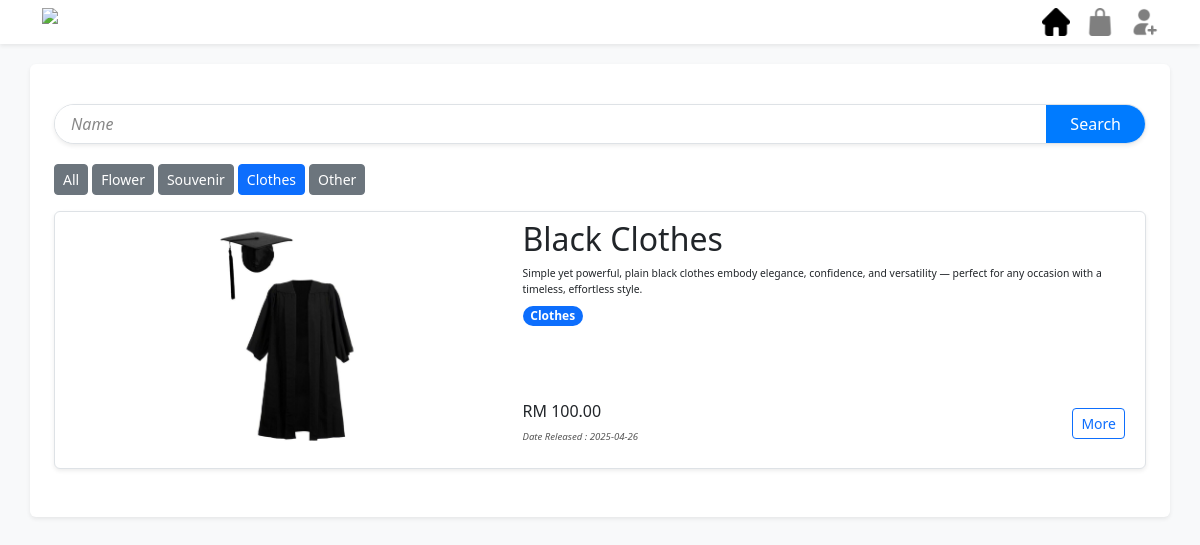
The app's page /Frontend/user/Shop.php?CategoryID=3 with its own data.
### tables this page shows
CREATE TABLE `category` (
  `ID` int(11) NOT NULL,
  `Text` varchar(20) NOT NULL,
  `Description` varchar(50) NOT NULL
);

CREATE TABLE `product` (
  `ID` int(11) NOT NULL,
  `Name` varchar(50) NOT NULL,
  `Desc` text NOT NULL,
  `Quantity` int(11) NOT NULL,
  `Price` double NOT NULL,
  `ImgPath` varchar(200) DEFAULT NULL,
  `Status` bit(1) NOT NULL DEFAULT b'1',
  `DateRelease` date NOT NULL DEFAULT current_timestamp()
);

### Backend/ProductBackend.php (called while the page is built, shortened)
<?php
function getCategory() {
    $con = new mysqli(DB_HOST, DB_USER, DB_PASS, DB_NAME);
    $sql = "SELECT * FROM category";
    $result = $con->query($sql);
    while ($row = $result->fetch_object())
    { $category[] = $row; }
    return $category;
}
function getProductsByCateID($category_ID){
    $con = new mysqli(DB_HOST, DB_USER, DB_PASS, DB_NAME);
    $categoryID = (int)$category_ID;
    $sql = "SELECT ProductID FROM productcategory WHERE CategoryID = ?";
    $stmt = $con->prepare($sql);
    $stmt->bind_param("i", $categoryID);
    $stmt->execute();
    $result = $stmt->get_result();
    $productIDs = [];
    while ($row = $result->fetch_object()) { $productIDs[] = $row->ProductID;}
    $products = [];
    if($productIDs != null){
        $IDs = implode(',',$productIDs);
        $sql = "SELECT * FROM product WHERE ID IN ($IDs) AND Status = 1";
        $result = $con->query($sql);
        while ($row = $result->fetch_object())
        { $products[] = $row; }
    }
    return $products;
}
function getProductCategories($productID){
    $con = new mysqli(DB_HOST, DB_USER, DB_PASS, DB_NAME);
    $sql = "SELECT CategoryID FROM productcategory WHERE ProductID = $productID";
    $result = $con->query($sql);
    $categoriesID = [];
    while ($row = $result->fetch_object())
    { $categoriesID[] = $row->CategoryID; }
    $categories = [];
    if($categoriesID != null){
        $IDs = implode(',',$categoriesID);
        $sql = "SELECT * FROM category WHERE ID IN ($IDs)";
        $result = $con->query($sql);
        while ($row = $result->fetch_object())
        { $categories[] = $row; }
    }
    return $categories;
}

### Frontend/user/Shop.php (the view, shortened to what this page needs)
<?php
    require '../../Backend/ProductBackend.php';
    $products = [];
    if(isset($_GET['CategoryID'])){
        $categoryID = $_GET['CategoryID'];
        if($categoryID != "All"){
           $products = getProductsByCateID($categoryID);
        }
        else{
            $products = getAllProducts();
        }
    }
    else if(isset($_GET['Name'])){
        $products = getProductByName($_GET['Name']);
    }
?>
<!DOCTYPE html>
<html lang="en">
<head>
    <link rel="stylesheet" href="../Style/css/bootstrap/bootstrap.css">
    <link rel="stylesheet" href="../Style/css/style.css">
    <link rel="stylesheet" href="../Style/css/User/shop.css">
</head>
<body class="bg-light">
    <?php include "Header.php"; ?>
    <div class="container-sm bg-white shadow-sm rounded my-4 p-4">
     <form class="searchBar container-sm bg-white shadow-sm mt-3 mb-1 mx-auto rounded-pill border" action="" method="get">
         <input type="text" name="Name" placeholder="Name" value="<?php echo (isset($_GET['Name'])?$_GET['Name']:"")?>">
        <input type="submit" value="Search">
    </form>
    <div class="d-flex container-sm p-sm-0 py-2 ps-1 py-sm-3">
        <?php
            printf("<a class='btn-%s btn btn-sm me-1' href='?CategoryID=All'>All</a>",(isset($_GET['CategoryID']))?((($_GET['CategoryID'])!='All')?"secondary":"primary"):"primary");
            foreach(getCategory() as $category){
                printf(
                    "<a class='btn-%s btn btn-sm me-1' href='?CategoryID=%s'>%s</a>",
                    (isset($_GET['CategoryID']) && $_GET['CategoryID'] == $category->ID) ? "primary" : "secondary",
                    $category->ID,
                    $category->Text
                );
            }
        ?>
    </div>
        <?php
            foreach($products as $product){
                printf('
                    <div class="container-sm mx-auto bg-white shadow-sm rounded row productContainer p-lg-2 mb-4 border">
                        <div class="col-lg-5 d-flex justify-content-center align-items-center">
                            <img class="productImg" src="%s" alt="">
                        </div>
                        <div class="col-lg-7 d-flex flex-column justify-content-between">
                            <div>
                                <h2>%s</h2>
                                <p>%s</p>
                                <div class="d-flex mt-2">',$product->ImgPath, $product->Name,$product->Desc);
                foreach(getProductCategories($product->ID) as $category){
                    printf('<p class="badge rounded-pill text-bg-primary me-1">%s</p>',$category->Text);
                }
                printf('
                            </div>
                        </div>
                        <div class="justify-content-between d-flex">
                            <div class="d-flex flex-column py-3">
                                <h6>RM %.2f</h6>
                                <small><i class="text-gray">Date Released : %s</i></small>
                            </div>
                            <div class="d-flex justify-content-center align-items-center">
                                %s
                            </div>
                        </div>
                    </div>
                    </div>',$product->Price, $product->DateRelease, ($product->Quantity >0)?'<a class="btn btn-sm btn-outline-primary" href="ProductDetails.php?ProductID='.$product->ID.'">More</a>':'<p class="btn btn-sm btn-secondary text-white opacity-50">Out Of Stock</p>');
            }
        ?>
    </div>
</body>
</html>

### Frontend/Style/css/style.css (style rules this page uses)
body { padding-top: 5vh; }
.searchBar { display: flex; justify-content: space-between; overflow: hidden; padding: 0; }
.searchBar > input[type="text"] { position: relative; width: 100%; height: 100%; padding: 1vh 2vh; border: none; }
.searchBar > input[type="submit"] { position: relative; border: none; color: white; padding: 0 3vh; background-color: #007BFF; }
p { font-size: 1.3vh; padding: 0; margin: 0; }
small { font-size: 1.2vh; padding: 0; margin: 0; }
.text-gray { color: rgb(86, 86, 86); }
input[type="text"], input[type="email"], input[type="password"], input[type="date"] { border: none; border-bottom: 0.1vh solid #ccc; outline: none; transition: border-color 0.3s, box-shadow 0.3s; }
input[type="text"]::placeholder, input[type="email"]::placeholder, input[type="password"]::placeholder, input[type="date"]::placeholder, textarea::placeholder { color: #888; font-style: italic; }

### Frontend/Style/css/User/shop.css (style rules this page uses)
.productContainer { min-height: 30vh; }
.productImg { height: 30vh; }

### records on screen
category: Text "Flower"
category: Text "Souvenir"
category: Text "Clothes"
category: Text "Other"
product: ImgPath (picture), Name "Black Clothes", Desc "Simple yet powerful, plain black clothes embody elegance, confidence, and versatility — perfect for any occasion with a timeless, effortless style.", Price "100.00", DateRelease "2025-04-26", Quantity+ID "More"
